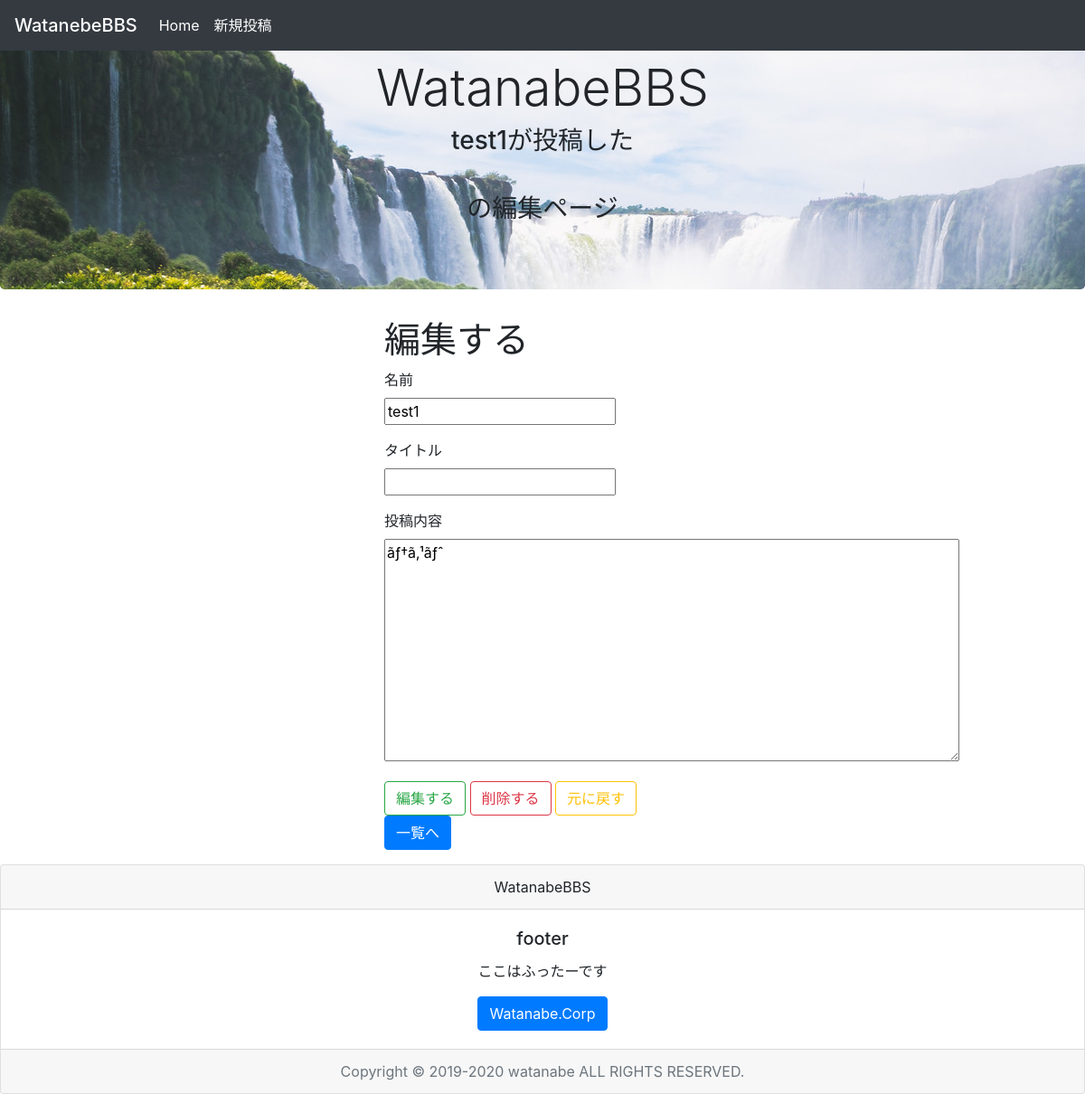
Page /edit.php?id=8 on the earlier database version.
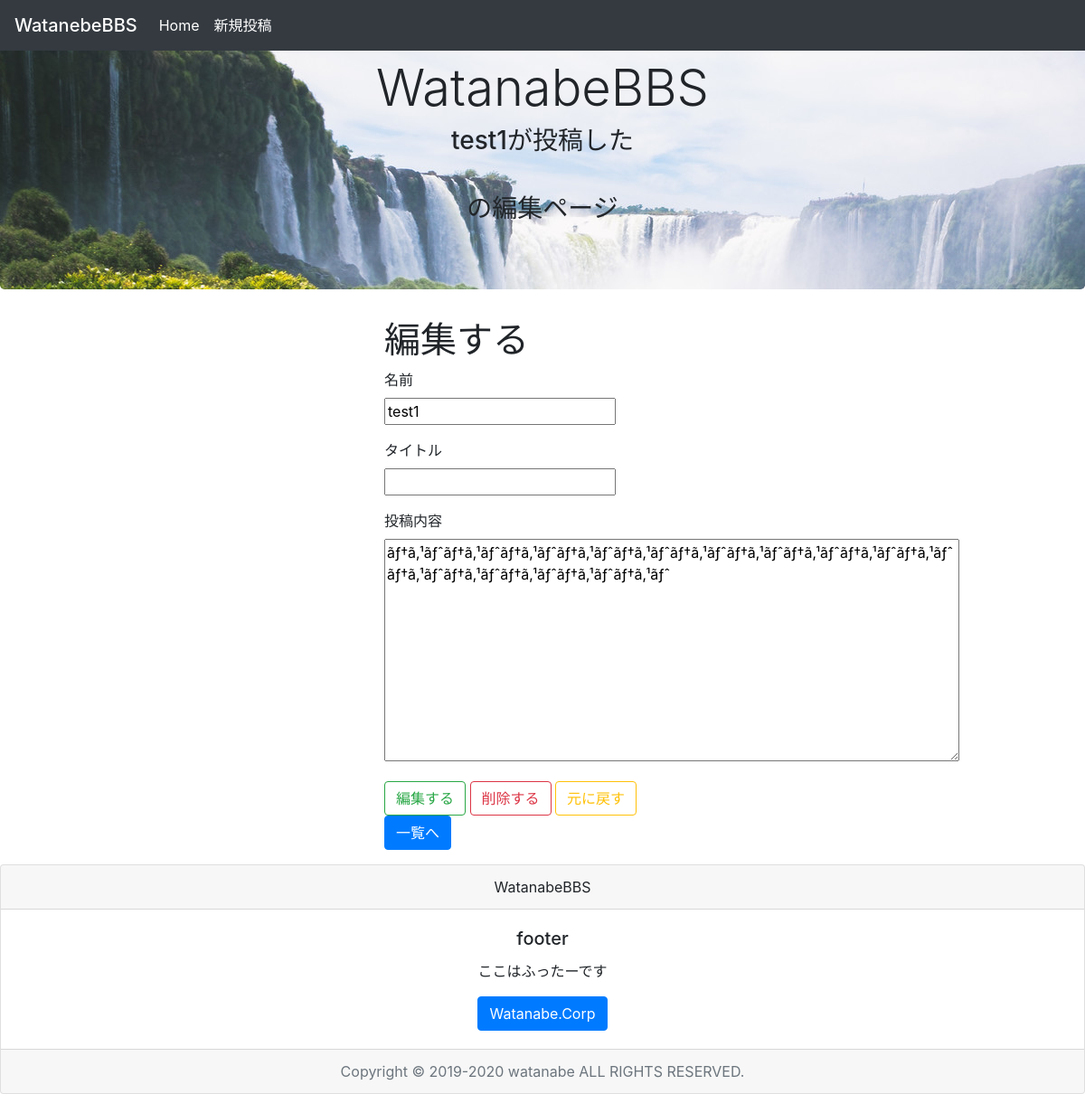
Same page on the later database version.
### tables this page shows
CREATE TABLE `board_table` (
  `id` int(11) NOT NULL,
  `name` varchar(20) NOT NULL,
  `date` timestamp NOT NULL DEFAULT CURRENT_TIMESTAMP ON UPDATE CURRENT_TIMESTAMP,
  `content` text NOT NULL
);

### edit.php (the view, shortened to what this page needs)
<?php
    try {
        require_once(__DIR__ .'/mybbs_db.php');
        function h($s) {
            return htmlspecialchars($s, ENT_QUOTES, "UTF-8");
          }
        $stmt = $pdo->prepare('SELECT * FROM board_table WHERE id = :id');
        $stmt->execute(array(':id' => $_GET["id"]));
        $result = 0;
        $result = $stmt->fetch(PDO::FETCH_ASSOC);
    } catch (Exception $e) {
        echo 'エラーが発生しました。:' . $e->getMessage();
    }
?>
<!DOCTYPE html>
<html lang="ja">
  <head>
    <link href="https://stackpath.bootstrapcdn.com/bootstrap/4.4.1/css/bootstrap.min.css" rel="stylesheet">
  </head>
<body>
    <div class="contact-form">
    <div class="text-center">
        <div class="jumbotron">
            <h1 class="display-4">WatanabeBBS</h1>
            <h3><?php if (!empty($result['name'])) echo h($result['name'])?>が投稿した</h3>
            <h3><?php if (!empty($result['title'])) echo h($result['title'])?><br>の編集ページ</h3>
        </div>
    </div>
    </div>
    <div class="container">
        <div class="contact-form">
            <form method="post" name="edit" onSubmit="return check()">
                <div class="form-group row justify-content-center">
                    <div class="col-4">
                    <h1>編集する</h1>
                    <p>
                        <label>名前</label><br>
                        <input type="text" name="name" value="<?php if (!empty($result['name'])) echo h($result['name'])?>">
                    </p>
                    <p>
                        <label>タイトル</label><br>
                        <input type="text" name="title" value="<?php if (!empty($result['title'])) echo h($result['title'])?>">
                    </p>
                    <p>
                        <label>投稿内容</label><br>
                        <textarea name="content" rows="10" cols="60" wrap="soft"><?php if (!empty($result['content'])) echo h($result['content'])?></textarea>
                    </p>
                        <input class="btn btn-outline-success" formaction="update.php" type="submit" value="編集する">
                        <input class="btn btn-outline-danger" formaction="delete.php" type="submit" value="削除する">
                        <input class="btn btn-outline-warning" type="reset" value="元に戻す">
                        <a class="btn btn-primary" href="index.php">一覧へ</a>
                    </div>
                </div>
            </form>
        </div>
    </div>
</body>
</html>

Differences in the rows shown:
changed board_table "test1": content "ãƒ†ã‚¹ãƒˆ" → "ãƒ†ã‚¹ãƒˆãƒ†ã‚¹ãƒˆãƒ†ã‚¹ãƒˆãƒ†ã‚¹ãƒˆãƒ†ã‚¹ãƒˆãƒ†ã‚¹ãƒˆãƒ†ã‚¹ãƒˆãƒ†ã‚¹ãƒˆãƒ†ã‚¹ãƒˆãƒ†ã‚¹ãƒˆãƒ†ã‚¹ãƒˆãƒ†ã‚¹ãƒˆãƒ†ã‚¹ãƒˆãƒ†ã‚¹ãƒˆãƒ†ã‚¹ãƒˆ"
